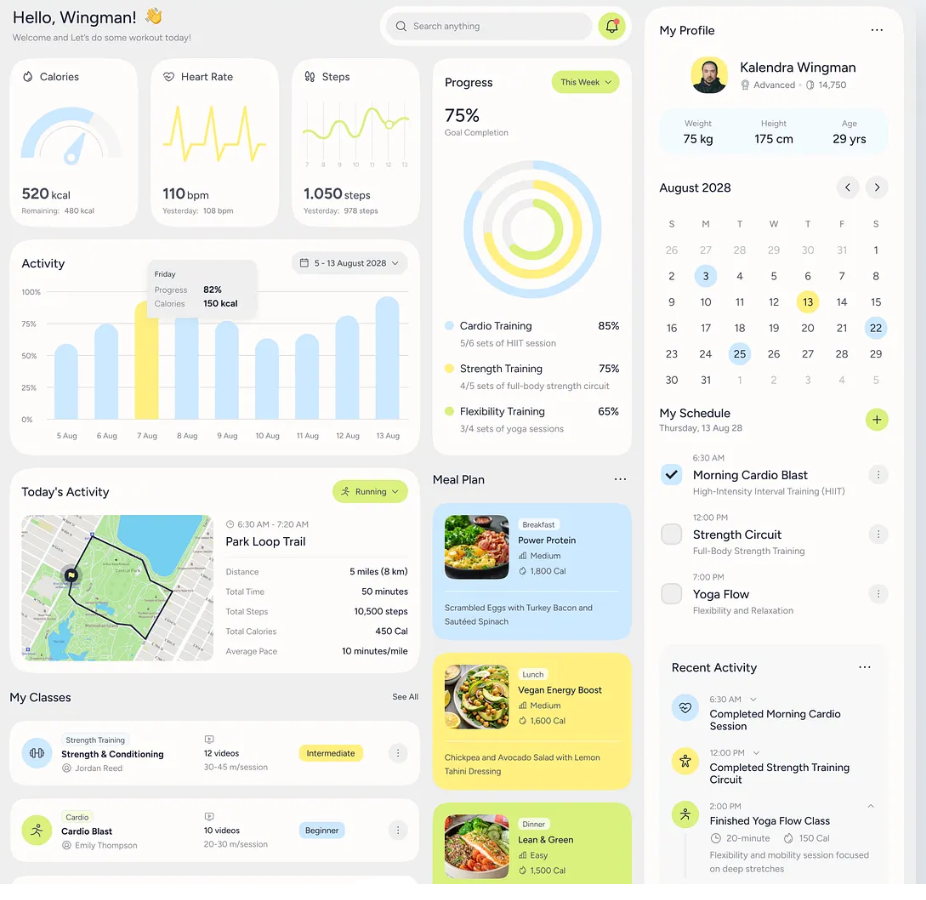
#> input picture backend/projects/image.png, 926 x 900 px
$ python -i image_utils.py   (imports and definitions only)
#> lines starting #> are read from the running program, lines starting #| are printed output that depends on the picture
"""
Image optimization utilities for production
"""
import os
from PIL import Image, ImageOps
from django.core.files.storage import default_storage
from django.core.files.base import ContentFile
import io


# [134 lines left out: function optimize_image, not called in this run]


def create_thumbnail(image_field, size=(300, 300), quality=85):
    """
    Create a thumbnail version of the image
    """
#> called with image_field = '../projects/image.png', size = (300, 300), quality = 85
    if not image_field:
        return None

    try:
        # Open the image
        image = Image.open(image_field)
#> image is the input picture: PIL image 926x900 RGBA; mean R, G, B, A 239.1, 240.8, 233.8, 255

        # Auto-orient based on EXIF data
        image = ImageOps.exif_transpose(image)

        # Convert RGBA to RGB for JPEG format
        if image.mode in ('RGBA', 'LA', 'P'):
            background = Image.new('RGB', image.size, (255, 255, 255))
#> background: PIL image 926x900 RGB; every value is 255
            if image.mode == 'P':
                image = image.convert('RGBA')
            background.paste(image, mask=image.split()[-1] if image.mode == 'RGBA' else None)
            image = background

        # Create thumbnail maintaining aspect ratio
        image.thumbnail(size, Image.Resampling.LANCZOS)
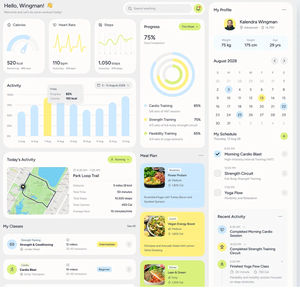
#> image: PIL image 300x292 RGB; mean R, G, B 239, 240.7, 233.7

        # Save thumbnail to memory
        output = io.BytesIO()
        image.save(output, format='JPEG', quality=quality, optimize=True)
        output.seek(0)

        # Generate thumbnail filename
        original_name = image_field.name
        name_parts = original_name.split('.')
        if len(name_parts) > 1:
            name_parts[-2] += '_thumb'
            thumb_name = '.'.join(name_parts[:-1]) + '.jpg'
        else:
            thumb_name = f"{original_name}_thumb.jpg"

        return ContentFile(output.getvalue(), name=thumb_name)

    except Exception as e:
        print(f"Error creating thumbnail: {e}")
        return None


# [43 lines left out: functions get_image_info, should_optimize_image, not called in this run]

>>> result = create_thumbnail('../projects/image.png')

$ run again, on backend/projects/about2.PNG
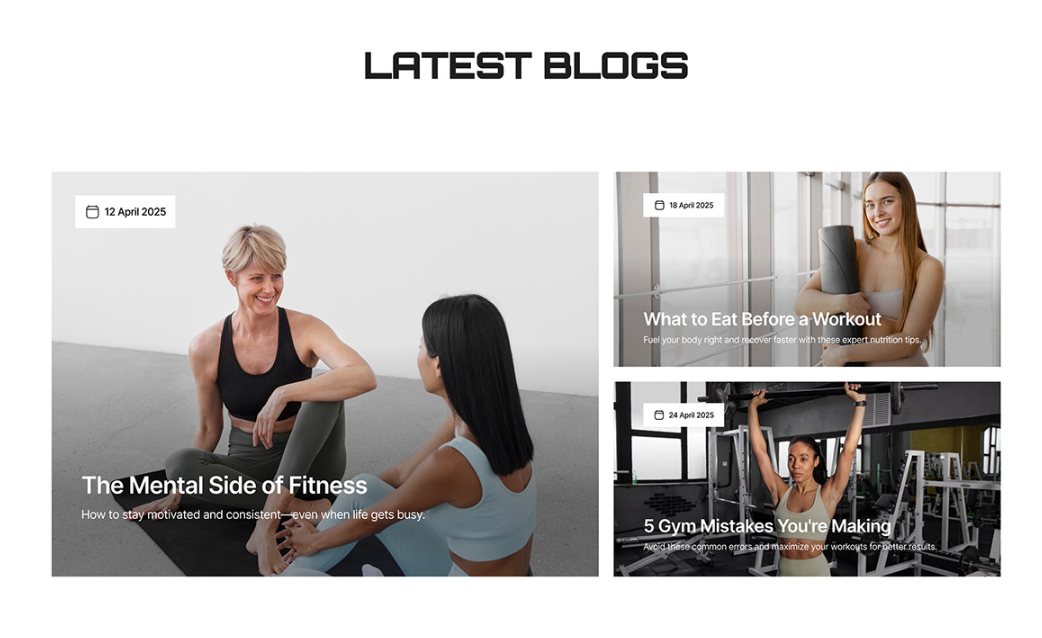
#> input picture backend/projects/about2.PNG, 1042 x 638 px
#> in create_thumbnail, image is the input picture: PIL image 1042x638 RGBA; mean R, G, B, A 192.1, 189.4, 188, 255
#> in create_thumbnail, `image.thumbnail(size, Image.Resampling.LANCZOS)`:
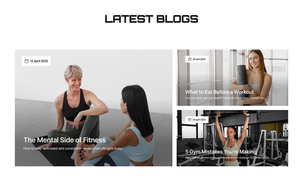
#> image: PIL image 300x184 RGB; mean R, G, B 192, 189.2, 187.8
